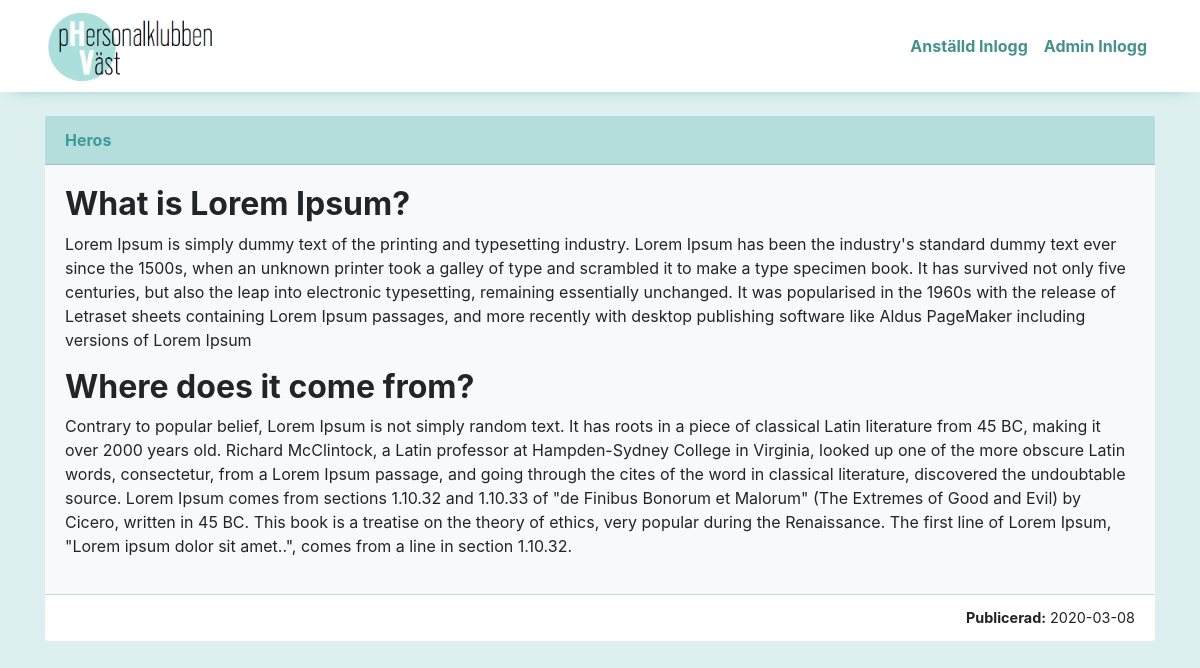
The app's page /nyhet.php?artikel=7 with its own data.
### tables this page shows
CREATE TABLE `news`  (
  `id` int(11) NOT NULL AUTO_INCREMENT,
  `title` text,
  `article` text,
  `created_at` varchar(10) DEFAULT NULL,
  PRIMARY KEY (`id`) USING BTREE
);

### app/config.php (called while the page is built, shortened)
<?php
$database = new database("localhost", "klubben", "root", "");

### app/class/database.php (called while the page is built, shortened)
<?php
class database {
    private $host;
    private $dbname;
    private $user;
    private $password;
    private $dbConnection;
    public $charset = "utf8";
    public function __construct($host, $dbname, $user, $password) {
        $this->host = $host;
        $this->dbname = $dbname;
        $this->user = $user;
        $this->password = $password;
    }
    public function makeConnection() {
        try {
            $this->dbConnection = new PDO("mysql:host=$this->host;dbname=$this->dbname;charset=$this->charset", $this->user, $this->password);
        } catch (PDOException $e) {
            echo $e->getMessage();
        }
    }
    public function select($from, $where, $is) {
        $statement = $this->dbConnection->query("SELECT * FROM $from WHERE $where = '$is'");
        if ($statement == FALSE) {
            echo "No match found";
        } else {
            return $statement->fetchObject();
        }
    }
}

### nyhet.php (the view)
<?php
require 'partials/header.php';
if (isset($_GET['artikel'])) {
    $find =  $_GET['artikel'];
    $result = $database->select("news", "id", (int) $find);
}
?>
<div class="container">
    <div class="row mt-4">
        <div class="col">
            <div class="card-header"><?= $result->title; ?></div>
            <div class="card-body bg-light"><?= $result->article; ?></div>
            <div class="card-footer"><strong>Publicerad:</strong> <?= $result->created_at; ?></div>
        </div>
    </div>
</div>
<?php require 'partials/footer.php'; ?>

### content/style.css (style rules this page uses)
body { background-color: #b5dddc73; }
.card-header { background-color: #b5dddc; color: #3a9c9b; font-weight: bold; }
.card-footer { background-color: #fff; color: #222; font-size: 0.9rem; text-align: right; border-top: 1px solid #b5dddc; }
.container { position: relative; }

### records on screen
news: title "Heros", article "What is Lorem Ipsum? Lorem Ipsum is simply dummy text of the printing and typesetting industry. Lorem Ipsum has been the industry's standard dummy text ever since the 1500s, when an unknown printer took a galley of type and scrambled it to make a type specimen book. It has survived not only five centuries, but also the leap into electronic typesetting, remaining essentially unchanged. It was popularised in the 1960s with the release of Letraset sheets containing Lorem Ipsum passages, and more recently with desktop publishing software like Aldus PageMaker including versions of Lorem Ipsum Where does it come from? Contrary to popular belief, Lorem Ipsum is not simply random text. It has roots…", created_at "2020-03-08"
